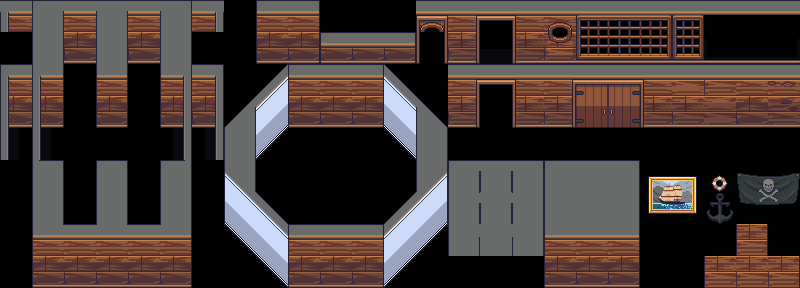

Rendered tile map (Tiled .tmx) drawn with the repository's tilesets; below, a short description and the full map source, tile grids included:
An orthogonal 25x9 tile map with 32x32 px tiles, 8 tile layers (Doors and window glass, Texture, Shadow, Bottom Trim, ...).

<map version="1.5" tiledversion="1.7.0" orientation="orthogonal" renderorder="right-down" width="25" height="9" tilewidth="32" tileheight="32" infinite="0" nextlayerid="10" nextobjectid="1">
 <tileset firstgid="1" source="Wall Maker.tsx" />
 <layer id="7" name="Doors and window glass" width="25" height="9">
  <data encoding="csv">
0,0,0,0,0,0,0,0,0,0,0,0,0,0,0,0,0,14,14,14,14,14,14,14,14,
0,0,0,0,0,0,0,0,0,0,0,0,0,0,0,0,0,39,39,39,39,39,39,39,39,
0,0,0,0,0,0,0,0,0,0,0,0,0,0,0,0,0,0,12,13,0,0,0,0,0,
0,0,0,0,0,0,0,0,0,0,0,0,0,0,0,0,0,0,37,38,0,0,0,0,0,
0,0,0,0,0,0,0,0,0,0,0,0,0,0,0,0,0,0,0,0,0,0,0,0,0,
0,0,0,0,0,0,0,0,0,0,0,0,0,0,0,0,0,0,0,0,0,0,0,0,0,
0,0,0,0,0,0,0,0,0,0,0,0,0,0,0,0,0,0,0,0,0,0,0,0,0,
0,0,0,0,0,0,0,0,0,0,0,0,0,0,0,0,0,0,0,0,0,0,0,0,0,
0,0,0,0,0,0,0,0,0,0,0,0,0,0,0,0,0,0,0,0,0,0,0,0,0
</data>
 </layer>
 <layer id="2" name="Texture" width="25" height="9">
  <data encoding="csv">
26,0,26,0,26,0,26,0,26,26,0,0,0,56,53,54,55,56,57,58,59,60,61,62,63,
0,0,76,0,76,0,0,0,76,76,76,76,76,0,78,79,80,81,82,83,84,85,86,87,88,
26,26,0,26,0,26,26,0,2147483675,26,26,26,27,0,53,54,55,53,54,54,55,66,67,68,69,
76,76,0,76,0,76,76,0,2147483700,76,76,76,52,0,78,79,80,78,79,79,80,91,92,93,94,
0,0,0,0,0,0,0,0,2147483725,0,0,0,77,0,0,0,0,0,0,0,0,0,0,0,0,
0,0,0,0,0,0,0,27,0,0,0,0,0,2147483675,0,0,0,0,0,0,141,142,143,144,145,
0,0,0,0,0,0,0,52,27,0,0,0,2147483675,2147483700,0,0,0,0,0,0,166,167,168,169,170,
0,26,26,26,26,26,0,77,52,26,26,26,2147483700,2147483725,0,0,0,26,26,26,0,0,0,51,0,
0,76,76,76,76,76,0,0,77,76,76,76,2147483725,0,0,0,0,76,76,76,0,0,51,51,51
</data>
 </layer>
 <layer id="5" name="Shadow" width="25" height="9">
  <data encoding="csv">
0,0,0,0,0,0,0,0,0,0,0,0,0,0,0,0,0,0,0,0,0,0,0,0,0,
0,0,0,0,0,0,0,0,0,0,0,0,0,0,0,475,0,0,0,0,0,0,0,0,0,
0,0,0,0,0,0,0,0,0,0,0,0,0,0,0,0,0,0,0,0,0,0,0,0,0,
0,0,0,0,0,0,0,0,0,0,0,0,0,0,0,0,0,0,0,0,0,0,0,0,0,
0,0,0,0,0,0,0,0,0,0,0,0,0,0,0,0,0,0,0,0,0,0,0,0,0,
0,0,0,0,0,0,0,0,0,0,0,0,0,0,0,0,0,0,0,0,0,0,0,0,0,
0,0,0,0,0,0,0,0,0,0,0,0,0,0,0,0,0,0,0,0,0,0,0,0,0,
0,0,0,0,0,0,0,0,0,0,0,0,0,0,0,0,0,0,0,0,0,0,0,0,0,
0,0,0,0,0,0,0,0,0,0,0,0,0,0,0,0,0,0,0,0,0,0,0,0,0
</data>
 </layer>
 <layer id="4" name="Bottom Trim" width="25" height="9">
  <data encoding="csv">
0,0,0,0,0,0,0,0,0,0,0,0,0,0,0,0,0,0,0,0,0,0,0,0,0,
0,0,151,151,151,0,0,0,151,151,151,151,151,0,178,0,2147483826,181,182,183,184,181,182,183,184,
0,0,0,0,0,0,0,0,0,0,0,0,0,0,0,0,0,0,0,0,0,0,0,0,0,
151,151,0,151,0,151,151,0,2147483800,151,151,151,152,0,178,0,2147483826,178,0,0,2147483826,151,151,151,151,
0,0,0,0,0,0,0,0,2147483825,0,0,0,177,0,0,0,0,0,0,0,0,0,0,0,0,
0,0,0,0,0,0,0,0,0,0,0,0,0,0,0,0,0,0,0,0,0,0,0,0,0,
0,0,0,0,0,0,0,152,0,0,0,0,0,2147483800,0,0,0,0,0,0,0,0,0,0,0,
0,0,0,0,0,0,0,177,152,0,0,0,2147483800,2147483825,0,0,0,0,0,0,0,0,0,0,0,
0,151,151,151,151,151,0,0,177,151,151,151,2147483825,0,0,0,0,151,151,151,0,0,0,0,0
</data>
 </layer>
 <layer id="6" name="Windows and Doors trim" width="25" height="9">
  <data encoding="csv">
0,0,0,0,0,0,0,0,0,0,0,0,0,154,103,104,105,106,107,108,109,110,111,112,113,
0,0,0,0,0,0,0,0,0,0,0,0,0,179,128,129,130,131,132,133,134,135,136,137,138,
0,0,0,0,0,0,0,0,0,0,0,0,0,0,103,104,105,103,104,104,105,0,0,0,0,
0,0,0,0,0,0,0,0,0,0,0,0,0,0,128,129,130,128,129,129,130,0,0,0,0,
0,0,0,0,0,0,0,0,0,0,0,0,0,0,0,0,0,0,0,0,0,0,0,0,0,
0,0,0,0,0,0,0,0,0,0,0,0,0,0,0,0,0,0,0,0,0,0,0,0,0,
0,0,0,0,0,0,0,0,0,0,0,0,0,0,0,0,0,0,0,0,0,0,0,0,0,
0,0,0,0,0,0,0,0,0,0,0,0,0,0,0,0,0,0,0,0,0,0,0,0,0,
0,0,0,0,0,0,0,0,0,0,0,0,0,0,0,0,0,0,0,0,0,0,0,0,0
</data>
 </layer>
 <layer id="9" name="Top Trim" width="25" height="9">
  <data encoding="csv">
101,0,101,0,101,0,101,0,101,101,0,0,0,101,101,101,101,101,101,101,101,101,101,101,101,
0,0,0,0,0,0,0,0,0,0,101,101,101,0,0,0,0,0,0,0,0,0,0,0,0,
101,101,0,101,0,101,101,0,2147483750,101,101,101,102,0,101,101,101,101,101,101,101,101,101,101,101,
0,0,0,0,0,0,0,0,2147483775,0,0,0,127,0,0,0,0,0,0,0,0,0,0,0,0,
0,0,0,0,0,0,0,0,0,0,0,0,0,0,0,0,0,0,0,0,0,0,0,0,0,
0,0,0,0,0,0,0,102,0,0,0,0,0,2147483750,0,0,0,0,0,0,0,0,0,0,0,
0,0,0,0,0,0,0,127,102,0,0,0,2147483750,2147483775,0,0,0,0,0,0,0,0,0,0,0,
0,101,101,101,101,101,0,0,127,101,101,101,2147483775,0,0,0,0,101,101,101,0,0,0,0,0,
0,0,0,0,0,0,0,0,0,0,0,0,0,0,0,0,0,0,0,0,0,0,0,0,0
</data>
 </layer>
 <layer id="3" name="Toppers" width="25" height="9">
  <data encoding="csv">
2147483681,31,32,31,32,31,33,0,32,32,0,0,0,32,32,32,32,32,32,32,32,32,32,32,32,
0,31,0,31,0,31,0,0,0,0,32,32,32,0,0,0,0,0,0,0,0,0,0,0,0,
2147483681,2147483681,0,32,0,33,33,0,2147483658,32,32,32,10,0,32,32,32,32,32,32,32,32,32,32,32,
2147483682,2147483682,0,0,0,34,34,2147483657,2147483683,0,0,0,35,9,0,0,0,0,0,0,0,0,0,0,0,
2147483682,2147483682,0,0,0,34,34,31,0,0,0,0,0,31,0,0,0,0,0,0,0,0,0,0,0,
0,31,0,31,0,31,0,2147483659,0,0,0,0,0,11,31,31,31,31,31,31,0,0,0,0,0,
0,31,0,31,0,31,0,35,10,0,0,0,2147483658,2147483683,31,31,31,31,31,31,0,0,0,0,0,
0,32,32,32,32,32,0,0,35,32,32,32,2147483683,0,31,31,31,32,32,32,0,0,0,0,0,
0,0,0,0,0,0,0,0,0,0,0,0,0,0,0,0,0,0,0,0,0,0,0,0,0
</data>
 </layer>
 <layer id="1" name="Outlines" width="25" height="9">
  <data encoding="csv">
226,227,228,229,230,231,232,233,234,235,236,237,238,239,240,241,242,243,244,245,246,247,248,249,250,
251,252,253,254,255,256,257,258,259,260,261,262,263,264,265,266,267,268,269,270,271,272,273,274,275,
276,277,278,279,280,281,282,283,284,285,286,287,288,289,290,291,292,293,294,295,296,297,298,299,300,
301,302,303,304,305,306,307,308,309,310,311,312,313,314,315,316,317,318,319,320,321,322,323,324,325,
326,327,328,329,330,331,332,333,334,335,336,337,338,339,340,341,342,343,344,345,346,347,348,349,350,
351,352,353,354,355,356,357,358,359,360,361,362,363,364,365,366,367,368,369,370,371,372,373,374,375,
376,377,378,379,380,381,382,383,384,385,386,387,388,389,390,391,392,393,394,395,396,397,398,399,400,
401,402,403,404,405,406,407,408,409,410,411,412,413,414,415,416,417,418,419,420,421,422,423,424,425,
426,427,428,429,430,431,432,433,434,435,436,437,438,439,440,441,442,443,444,445,446,447,448,449,450
</data>
 </layer>
</map>
